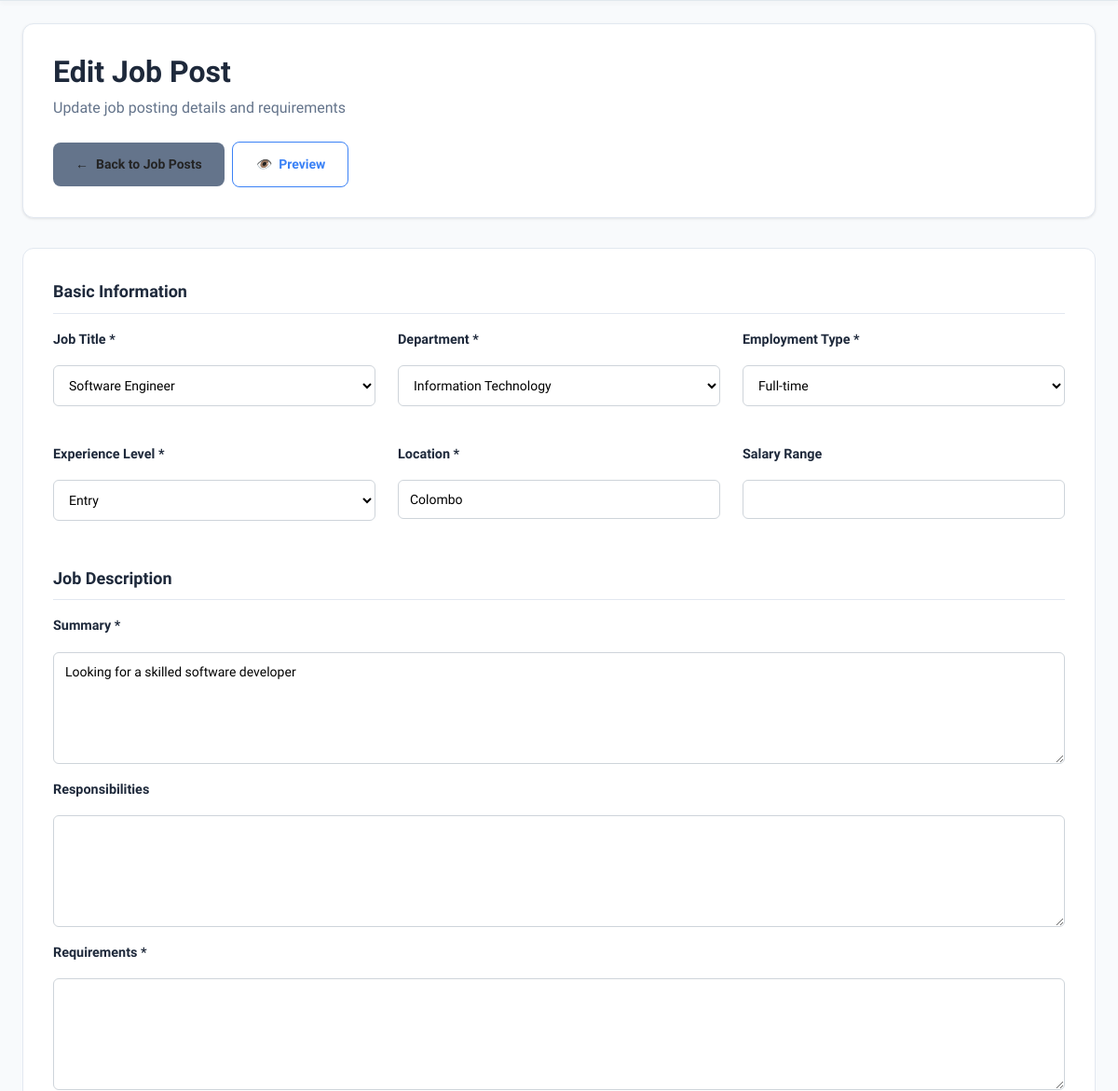
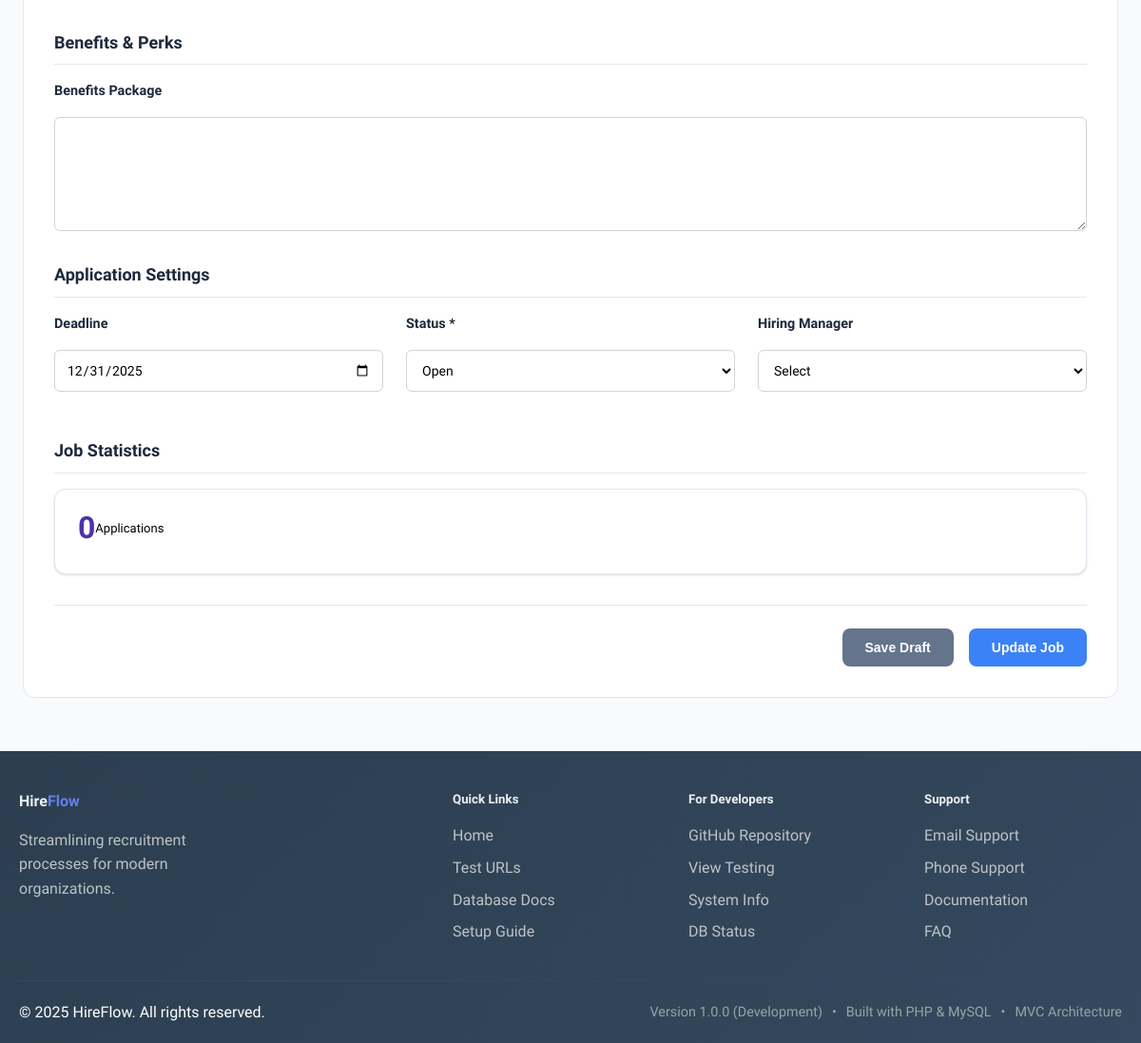
Page /public/hradmin/edit-job/1 (signed in) on the committed database (2 pictures, top to bottom).
### tables this page shows
CREATE TABLE `job_posts` (
  `id` int(11) NOT NULL,
  `hr_id` int(11) NOT NULL,
  `title` varchar(200) NOT NULL,
  `department_id` int(11) DEFAULT NULL,
  `description` text NOT NULL,
  `requirements` text DEFAULT NULL,
  `benefits` text DEFAULT NULL,
  `department` varchar(100) DEFAULT NULL,
  `location` varchar(100) DEFAULT NULL,
  `salary_range` varchar(100) DEFAULT NULL,
  `employment_type` enum('Full-time','Part-time','Contract','Internship') DEFAULT 'Full-time',
  `deadline` date DEFAULT NULL,
  `status` enum('Open','Closed','Draft') DEFAULT 'Draft',
  `created_at` timestamp NOT NULL DEFAULT current_timestamp()
);

CREATE TABLE `departments` (
  `id` int(11) NOT NULL,
  `name` varchar(100) NOT NULL,
  `description` text DEFAULT NULL,
  `head_of_department` int(11) DEFAULT NULL,
  `created_at` timestamp NOT NULL DEFAULT current_timestamp(),
  `updated_at` timestamp NOT NULL DEFAULT current_timestamp() ON UPDATE current_timestamp()
);

### app/controllers/hradmin/EditJob.php (called while the page is built, shortened)
<?php
class EditJob extends Controller
{
    public function index($id = null)
    {
        $isModalRequest = isset($_GET['modal']) && $_GET['modal'] == '1';
        $data = [];
        $data['errors'] = [];
        $data['success'] = '';
        $data['page_title'] = 'Edit Job';
        $data['job_id'] = $id;
        $data['is_modal'] = $isModalRequest;
        $jobPost = new JobPost();
        $job = $jobPost->first(['id' => $id], []);
        $data['job'] = $job;
        $departmentModel = new Department();
        $data['departments'] = $departmentModel->findAll();
        $jobCategoryModel = new JobCategory();
        $data['job_categories'] = $jobCategoryModel->query(
            "SELECT id, name FROM job_categories WHERE status = 'active' ORDER BY name ASC"
        );
        $userModel = new User();
        $data['hiring_managers'] = $userModel->query(
            "SELECT id, full_name FROM users
             WHERE role_id = 3 AND status = 'active'
             ORDER BY full_name ASC"
        );
        $data['locations'] = [
            'New York, NY',
            'San Francisco, CA',
            'Los Angeles, CA',
            'Chicago, IL',
            'Remote',
            'Hybrid'
        ];
        $data['job_types'] = [
            'Full-time',
            'Part-time',
            'Contract',
            'Internship'
        ];
        $data['experience_levels'] = [
            'Entry Level',
            'Mid Level',
            'Senior Level',
            'Executive Level'
        ];
        $data['status_options'] = [
            'Active',
            'Inactive',
            'Draft'
        ];
        $this->view('hradmin/edit-job', $data);
    }
}

### app/core/App.php (called while the page is built, shortened)
<?php
class App
{
    private $method = 'index';
    private function splitURL()
    {
        $URL = $_GET['url'] ?? 'home';
        $URL = explode("/", trim($URL, "/"));
        return $URL;
    }
    private function convertUrlToClassName($url)
    {
        return str_replace(' ', '', ucwords(str_replace('-', ' ', $url)));
    }
    private function resolveControllerFile($directory, $expectedClassName)
    {
        return [null, null];
    }
    private function resolveFolderController($folder, $segment)
    {
        $controllerDir = "../app/controllers/" . $folder;
        $controllerName = $this->convertUrlToClassName($segment);
        $directPath = $controllerDir . "/" . $controllerName . ".php";
        if (file_exists($directPath)) {
            return [
                'controller' => $controllerName,
                'file' => $directPath,
            ];
        }
        return null;
    }
    public function loadController()
    {
        $URL = $this->splitURL();
        list($fileName, $controllerName) = $this->resolveControllerFile(
            "../app/controllers",
            ucfirst($URL[0])
        );
        if ($fileName) {
            require $fileName;
            $this->controller = $controllerName;
            unset($URL[0]);
        } else {
            if (isset($URL[1])) {
                $resolvedController = $this->resolveFolderController($URL[0], $URL[1]);
                if ($resolvedController) {
                    unset($URL[0]);
                    unset($URL[1]);
                } else {
                    require "../app/controllers/_404.php";
                    $this->controller = '_404';
                }
            }
        }
        $controller = new $this->controller;
        $remainingURL = array_values($URL);
        call_user_func_array([$controller, $this->method], array_values($remainingURL));
    }
}

### public/index.php (called while the page is built, shortened)
<?php
require "../app/core/init.php";
$app = new App;
$app->loadController();

### app/core/init.php (called while the page is built, shortened)
<?php
spl_autoload_register(function ($className) {
    $modelPath = "../app/models/" . ucfirst($className) . ".php";
});
require __DIR__ . '/Database.php';
require __DIR__ . '/Model.php';
require __DIR__ . '/Controller.php';
require __DIR__ . '/App.php';

### app/core/Model.php (called while the page is built, shortened)
<?php
trait Model
{
    protected $limit = 10;
    protected $offset = 0;
    protected $order_type = "asc";
    protected $order_column = 'id';
    public function findAll()
    {
        $query = "SELECT * FROM $this->table ORDER BY $this->order_column $this->order_type LIMIT $this->limit OFFSET $this->offset";
        return $this->query($query);
    }
    public function first($data, $data_not = [])
    {
        $keys = array_keys($data);
        $keys_not = array_keys($data_not);
        $query = "SELECT * FROM $this->table WHERE ";
        foreach ($keys as $key) {
            $query .= "$key = :$key AND ";
        }
        $query = trim($query, " AND ");
        $query .= " LIMIT 1 OFFSET $this->offset";
        $data = array_merge($data, $data_not);
        $result = $this->query($query, $data);
        return $result ? $result[0] : false;
    }
}

### app/core/Database.php (called while the page is built, shortened)
<?php
trait Database
{
    private function connect()
    {
        $string = 'mysql:host=' . DB_HOST . ';port=' . DB_PORT . ';dbname=' . DB_NAME;
        return new PDO($string, DB_USER, DB_PASS);
    }
    public function query($query, $data = [])
    {
        $con = $this->connect();
        $stmt = $con->prepare($query);
        $check = $stmt->execute($data);
        if ($check) {
            if (stripos(trim($query), 'select') === 0) {
                $result = $stmt->fetchAll(PDO::FETCH_ASSOC);
                return $result ?: [];
            }
            return true;
        }
        return false;
    }
}

### app/views/hradmin/partials/edit-job-form.view.php (the view, shortened to what this page needs)
<?php
$formJob = $job ?? [];
$formAction = ROOT . '/hradmin/edit-job/' . ($job['id'] ?? $job_id ?? '');
?>
<form method="POST" action="<?= $formAction ?>" class="job-form js-edit-job-form">
    <div class="form-section">
        <h3 class="section-title">Basic Information</h3>
        <div class="form-grid">
            <div class="form-group">
                <label class="form-label">Job Title *</label>
                <?php $selectedJobTitle = $formJob['title'] ?? $formJob['job_title'] ?? ''; ?>
                <?php
                    $selectedTitleExists = false;
                ?>
                <select name="job_title" class="form-select" required>
                    <?php if ($selectedJobTitle !== '' && !$selectedTitleExists): ?>
                        <option value="<?= htmlspecialchars($selectedJobTitle) ?>" selected>
                            <?= htmlspecialchars($selectedJobTitle) ?>
                        </option>
                    <?php endif; ?>
                </select>
            </div>
            <div class="form-group">
                <label class="form-label">Department *</label>
                <select name="department_id" class="form-select" required>
                    <?php foreach ($departments ?? [] as $dept): ?>
                        <option value="<?= $dept['id'] ?>"
                            <?= (string)($formJob['department_id'] ?? '') === (string)$dept['id'] ? 'selected' : '' ?>>
                            <?= htmlspecialchars($dept['name']) ?>
                        </option>
                    <?php endforeach; ?>
                </select>
            </div>
            <div class="form-group">
                <label class="form-label">Employment Type *</label>
                <select name="employment_type" class="form-select" required>
                    <option value="Full-time" <?= ($formJob['employment_type'] ?? '') == 'Full-time' ? 'selected' : '' ?>>Full-time</option>
                </select>
            </div>
            <div class="form-group">
                <label class="form-label">Experience Level *</label>
                <?php $exp = strtolower($formJob['experience_level'] ?? ''); ?>
                <select name="experience_level" class="form-select" required>
                    <option value="entry" <?= $exp == 'entry' ? 'selected' : '' ?>>Entry</option>
                </select>
            </div>
            <div class="form-group">
                <label class="form-label">Location *</label>
                <input type="text" name="location" class="form-input"
                    value="<?= htmlspecialchars($formJob['location'] ?? '') ?>" required>
            </div>
            <div class="form-group">
                <label class="form-label">Salary Range</label>
                <input type="text" name="salary_range" class="form-input"
                    value="<?= htmlspecialchars($formJob['salary_range'] ?? '') ?>">
            </div>
        </div>
    </div>
    <div class="form-section">
        <h3 class="section-title">Job Description</h3>
        <div class="form-group">
            <label class="form-label">Summary *</label>
            <textarea name="summary" class="form-textarea" required><?= htmlspecialchars($formJob['description'] ?? $formJob['summary'] ?? '') ?></textarea>
        </div>
        <div class="form-group">
            <label class="form-label">Responsibilities</label>
            <textarea name="responsibilities" class="form-textarea"><?= htmlspecialchars($formJob['responsibilities'] ?? '') ?></textarea>
        </div>
        <div class="form-group">
            <label class="form-label">Requirements *</label>
            <textarea name="requirements" class="form-textarea" required><?= htmlspecialchars($formJob['requirements'] ?? '') ?></textarea>
        </div>
    </div>
    <div class="form-section">
        <h3 class="section-title">Benefits & Perks</h3>
        <div class="form-group">
            <label class="form-label">Benefits Package</label>
            <textarea name="benefits" class="form-textarea" rows="4"><?= htmlspecialchars($formJob['benefits'] ?? '') ?></textarea>
        </div>
    </div>
    <div class="form-section">
        <h3 class="section-title">Application Settings</h3>
        <div class="form-grid">
            <div class="form-group">
                <label class="form-label">Deadline</label>
                <input type="date" name="application_deadline" class="form-input"
                    value="<?= htmlspecialchars($formJob['deadline'] ?? $formJob['application_deadline'] ?? '') ?>">
            </div>
            <div class="form-group">
                <label class="form-label">Status *</label>
                <?php $status = ucfirst(strtolower($formJob['status'] ?? 'Draft')); ?>
                <select name="status" id="status" class="form-select" required>
                    <option value="Open" <?= $status == 'Open' ? 'selected' : '' ?>>Open</option>
                </select>
            </div>
            <div class="form-group">
                <label class="form-label">Hiring Manager</label>
                <select name="hiring_manager" class="form-select">
                    <option value="">Select</option>
                </select>
            </div>
        </div>
    </div>
    <div class="form-section">
        <h3 class="section-title">Job Statistics</h3>
        <div class="stats-grid">
            <div class="stat-card">
                <div class="stat-value"><?= $job['applications_count'] ?? 0 ?></div>
                <div class="stat-label">Applications</div>
            </div>
        </div>
    </div>
    <div class="form-actions">
        <button type="button" onclick="saveDraft(this.form)" class="btn btn-secondary">Save Draft</button>
        <button type="submit" class="btn btn-primary">Update Job</button>
    </div>
</form>

### rows in the picture
job_posts: job_title "Software Engineer", department_id "Information Technology", employment_type "Full-time", location "Colombo", summary "Looking for a skilled software developer", application_deadline "12/31/2025", status "Open"

### other values in the picture
$job['applications_count'] "0"
